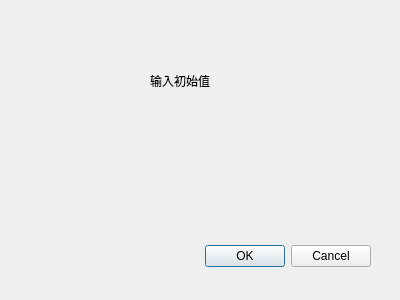
<?xml version="1.0" encoding="UTF-8"?>
<ui version="4.0">
 <class>Dialog</class>
 <widget class="QDialog" name="Dialog">
  <property name="geometry">
   <rect>
    <x>0</x>
    <y>0</y>
    <width>400</width>
    <height>300</height>
   </rect>
  </property>
  <property name="windowTitle">
   <string>Dialog</string>
  </property>
  <widget class="QDialogButtonBox" name="buttonBox">
   <property name="geometry">
    <rect>
     <x>30</x>
     <y>240</y>
     <width>341</width>
     <height>32</height>
    </rect>
   </property>
   <property name="orientation">
    <enum>Qt::Horizontal</enum>
   </property>
   <property name="standardButtons">
    <set>QDialogButtonBox::Cancel|QDialogButtonBox::Ok</set>
   </property>
  </widget>
  <widget class="QLabel" name="label">
   <property name="geometry">
    <rect>
     <x>150</x>
     <y>60</y>
     <width>81</width>
     <height>41</height>
    </rect>
   </property>
   <property name="text">
    <string>输入初始值</string>
   </property>
  </widget>
 </widget>
 <resources/>
 <connections>
  <connection>
   <sender>buttonBox</sender>
   <signal>accepted()</signal>
   <receiver>Dialog</receiver>
   <slot>accept()</slot>
   <hints>
    <hint type="sourcelabel">
     <x>248</x>
     <y>254</y>
    </hint>
    <hint type="destinationlabel">
     <x>157</x>
     <y>274</y>
    </hint>
   </hints>
  </connection>
  <connection>
   <sender>buttonBox</sender>
   <signal>rejected()</signal>
   <receiver>Dialog</receiver>
   <slot>reject()</slot>
   <hints>
    <hint type="sourcelabel">
     <x>316</x>
     <y>260</y>
    </hint>
    <hint type="destinationlabel">
     <x>286</x>
     <y>274</y>
    </hint>
   </hints>
  </connection>
 </connections>
</ui>
